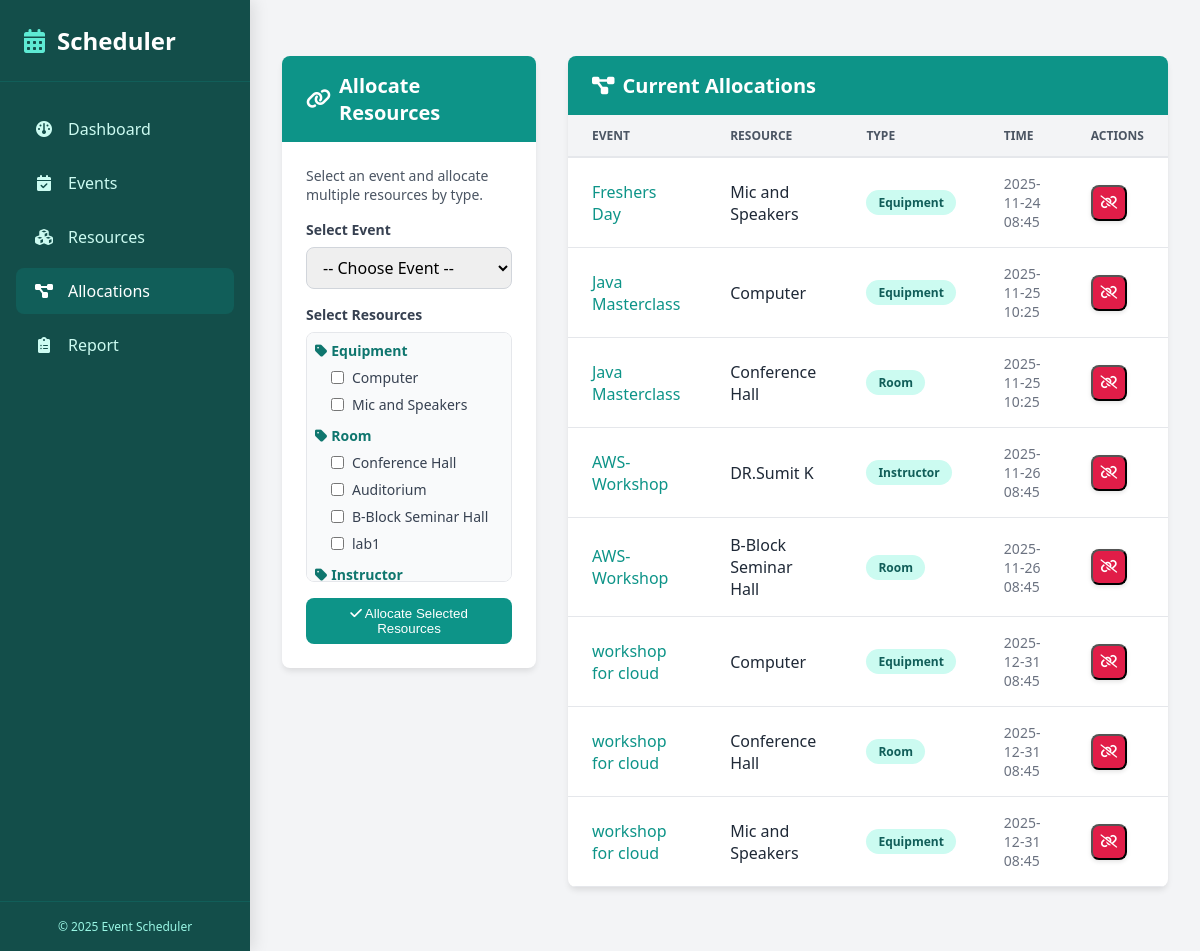
The page /allocations on the database its author committed.
### app.py (models this page shows)
class Resource(db.Model):
    resource_id = db.Column(db.Integer, primary_key=True)
    resource_name = db.Column(db.String(100), nullable=False)
    resource_type = db.Column(db.String(50), nullable=False)
    allocations = db.relationship('EventResourceAllocation', backref='resource', lazy=True)

class EventResourceAllocation(db.Model):
    allocation_id = db.Column(db.Integer, primary_key=True)
    event_id = db.Column(db.Integer, db.ForeignKey('event.event_id'), nullable=False)
    resource_id = db.Column(db.Integer, db.ForeignKey('resource.resource_id'), nullable=False)

class Event(db.Model):
    event_id = db.Column(db.Integer, primary_key=True)
    title = db.Column(db.String(100), nullable=False)
    start_time = db.Column(db.DateTime, nullable=False)
    end_time = db.Column(db.DateTime, nullable=False)
    description = db.Column(db.Text, nullable=True)
    allocations = db.relationship('EventResourceAllocation', backref='event', lazy=True, cascade="all, delete-orphan")

### app.py (the view, shortened to what this page needs)
@app.route('/allocations', methods=['GET', 'POST'])
def allocations():
    allocations_list = EventResourceAllocation.query.all()
    events = Event.query.order_by(Event.start_time.desc()).all()
    resources = Resource.query.all()
    return render_template('allocations.html', allocations=allocations_list, events=events, resources=resources)

### templates/allocations.html (shortened to what this page needs)
{% extends "base.html" %}
{% block content %}
<div class="grid-3-1">
    <div>
        <div class="card">
            <div class="card-header">
                <h2><i class="fa-solid fa-link"></i> Allocate Resources</h2>
            </div>
            <div class="card-body">
                <p style="font-size: 0.875rem; color: #4b5563; margin-bottom: 1rem;">Select an event and allocate multiple resources by type.</p>
                <form action="/allocations" method="POST">
                    <div class="form-group">
                        <label class="form-label">Select Event</label>
                        <select name="event_id" required class="form-select">
                            <option value="">-- Choose Event --</option>
                        </select>
                    </div>
                    <div class="form-group">
                        <label class="form-label">Select Resources</label>
                        <div class="resource-list" style="max-height: 250px;">
                            {% set resource_types = resources | map(attribute='resource_type') | unique | list %}
                            {% for resource_type in resource_types %}
                                <div style="margin-bottom: 0.75rem;">
                                    <h4 style="font-size: 0.875rem; color: #0f766e; margin-bottom: 0.5rem; display: flex; align-items: center; gap: 0.25rem;">
                                        <i class="fa-solid fa-tag"></i> {{ resource_type }}
                                    </h4>
                                    {% for resource in resources %}
                                        {% if resource.resource_type == resource_type %}
                                        <div class="resource-item" style="padding-left: 1rem;">
                                            <input type="checkbox" name="resource_ids" value="{{ resource.resource_id }}" id="res_{{ resource.resource_id }}">
                                            <label for="res_{{ resource.resource_id }}" style="cursor: pointer; font-size: 0.875rem;">{{ resource.resource_name }}</label>
                                        </div>
                                        {% endif %}
                                    {% endfor %}
                                </div>
                            {% endfor %}
                        </div>
                    </div>
                    <button type="submit" class="btn btn-primary" style="width: 100%;">
                        <i class="fa-solid fa-check"></i> Allocate Selected Resources
                    </button>
                </form>
            </div>
        </div>
    </div>
    <div>
        <div class="card">
            <div class="card-header">
                <h2><i class="fa-solid fa-project-diagram"></i> Current Allocations</h2>
            </div>
            <div class="card-body" style="padding: 0;">
                <div class="table-container">
                    <table class="table">
                        <thead>
                            <tr>
                                <th>Event</th>
                                <th>Resource</th>
                                <th>Type</th>
                                <th>Time</th>
                                <th>Actions</th>
                            </tr>
                        </thead>
                        <tbody>
                            {% for allocation in allocations %}
                            <tr>
                                <td style="font-weight: 500; color: #0d9488;">{{ allocation.event.title }}</td>
                                <td>{{ allocation.resource.resource_name }}</td>
                                <td>
                                    <span class="badge" style="background: #ccfbf1; color: #115e59;">{{ allocation.resource.resource_type }}</span>
                                </td>
                                <td style="color: #6b7280; font-size: 0.875rem;">
                                    {{ allocation.event.start_time.strftime('%Y-%m-%d %H:%M') }}
                                </td>
                                <td>
                                    <form action="{{ url_for('delete_allocation', allocation_id=allocation.allocation_id) }}" method="POST" onsubmit="return confirm('Remove this allocation?');">
                                        <button type="submit" class="btn-delete" title="Remove Allocation">
                                            <i class="fa-solid fa-unlink"></i>
                                        </button>
                                    </form>
                                </td>
                            </tr>
                            {% else %}
                            <tr>
                                <td colspan="5" style="text-align: center; color: #6b7280; padding: 2rem;">No allocations found.</td>
                            </tr>
                            {% endfor %}
                        </tbody>
                    </table>
                </div>
            </div>
        </div>
    </div>
</div>
{% endblock %}

### static/css/style.css (style rules this page uses)
* { margin: 0; padding: 0; box-sizing: border-box; }
body { font-family: "Segoe UI", Tahoma, Geneva, Verdana, sans-serif; background-color: #f3f4f6; height: 100vh; display: flex; overflow: hidden; color: #374151; }
h1, h2, h3 { margin-bottom: 0.5rem; color: #1f2937; }
.btn { display: inline-block; padding: 0.5rem 1rem; border-radius: 0.5rem; text-decoration: none; font-weight: 500; cursor: pointer; border: none; transition: background-color 0.2s, transform 0.1s; }
.btn-primary { background-color: #0d9488; color: white; }
.btn-delete { background-color: #e11d48; color: white; width: 36px; height: 36px; display: inline-flex; align-items: center; justify-content: center; border-radius: 0.5rem; box-shadow: 0 2px 4px rgba(0, 0, 0, 0.1); transition: all 0.2s; }
.card { background: white; border-radius: 0.5rem; box-shadow: 0 4px 6px -1px rgba(0, 0, 0, 0.1); overflow: hidden; margin-bottom: 2rem; }
.card-header { background-color: #0d9488; padding: 1rem 1.5rem; color: white; display: flex; align-items: center; gap: 0.5rem; }
.card-header h2 { color: white; margin: 0; font-size: 1.25rem; display: flex; align-items: center; gap: 0.5rem; }
.card-body { padding: 1.5rem; }
.form-group { margin-bottom: 1rem; }
.form-label { display: block; font-size: 0.875rem; font-weight: bold; color: #374151; margin-bottom: 0.5rem; }
.form-input, .form-select, .form-textarea { width: 100%; padding: 0.5rem 0.75rem; border: 1px solid #d1d5db; border-radius: 0.5rem; outline: none; font-size: 1rem; font-family: inherit; }
.table-container { overflow-x: auto; }
.table { width: 100%; border-collapse: collapse; min-width: 600px; }
.table th { background-color: #f3f4f6; text-align: left; padding: 0.75rem 1.5rem; font-size: 0.75rem; text-transform: uppercase; color: #4b5563; border-bottom: 2px solid #e5e7eb; font-weight: 600; }
.table td { padding: 1rem 1.5rem; border-bottom: 1px solid #e5e7eb; color: #1f2937; }
.badge { display: inline-flex; padding: 0.25rem 0.75rem; border-radius: 9999px; font-size: 0.75rem; font-weight: 600; }
.grid-3-1 { display: grid; grid-template-columns: 1fr 2fr; gap: 2rem; }
.resource-list { max-height: 200px; overflow-y: auto; border: 1px solid #e5e7eb; border-radius: 0.5rem; padding: 0.5rem; background-color: #f9fafb; }
.resource-item { display: flex; align-items: center; margin-bottom: 0.5rem; }
.resource-item input { margin-right: 0.5rem; }

### rows shown on the page
Resource: resource_type "Equipment", resource_name "Computer"
Resource: resource_name "Mic and Speakers"
Resource: resource_type "Room", resource_name "Conference Hall"
Resource: resource_name "Auditorium"
Resource: resource_name "B-Block Seminar Hall"
Resource: resource_name "lab1"
Resource: resource_type "Instructor"
EventResourceAllocation: event "Freshers Day", resource.resource_name "Mic and Speakers", resource.resource_type "Equipment", event.start_time "2025-11-24 08:45"
EventResourceAllocation: event "Java Masterclass", resource.resource_name "Computer", resource.resource_type "Equipment", event.start_time "2025-11-25 10:25"
EventResourceAllocation: event "Java Masterclass", resource.resource_name "Conference Hall", resource.resource_type "Room", event.start_time "2025-11-25 10:25"
EventResourceAllocation: event "AWS-Workshop", resource.resource_name "DR.Sumit K", resource.resource_type "Instructor", event.start_time "2025-11-26 08:45"
EventResourceAllocation: event "AWS-Workshop", resource.resource_name "B-Block Seminar Hall", resource.resource_type "Room", event.start_time "2025-11-26 08:45"
EventResourceAllocation: event "workshop for cloud", resource.resource_name "Computer", resource.resource_type "Equipment", event.start_time "2025-12-31 08:45"
EventResourceAllocation: event "workshop for cloud", resource.resource_name "Conference Hall", resource.resource_type "Room", event.start_time "2025-12-31 08:45"
EventResourceAllocation: event "workshop for cloud", resource.resource_name "Mic and Speakers", resource.resource_type "Equipment", event.start_time "2025-12-31 08:45"
